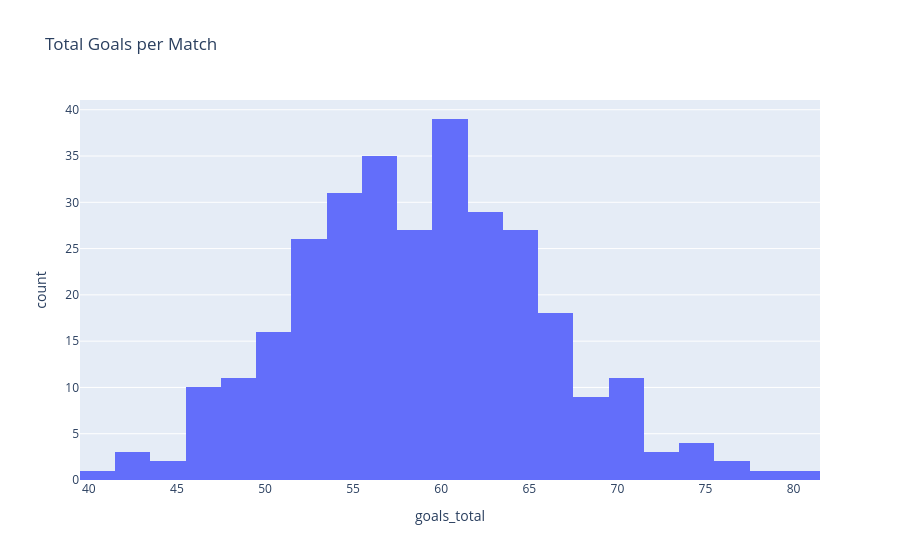

Notebook code for this chart:
### Code cell
# Goals distribution
px.histogram(df_fixtures, x='goals_total', nbins=30, title='Total Goals per Match')

### Figure 1 — Plotly figure (JSON) as saved in the notebook; plotly's stock layout.template omitted (floating-point values rounded to 4 significant figures; data arrays with more than 128 entries replaced by an {"elided": "..."} marker saying what was removed)
{"data": [{"bingroup": "x", "hovertemplate": "goals_total=%{x}<br>count=%{y}<extra></extra>", "legendgroup": "", "marker": {"color": "#636efa", "pattern": {"shape": ""}}, "name": "", "nbinsx": 30, "orientation": "v", "showlegend": false, "type": "histogram", "x": {"elided": "306 int values"}, "xaxis": "x", "yaxis": "y"}], "layout": {"barmode": "relative", "legend": {"tracegroupgap": 0}, "title": {"text": "Total Goals per Match"}, "xaxis": {"anchor": "y", "domain": [0, 1], "title": {"text": "goals_total"}}, "yaxis": {"anchor": "x", "domain": [0, 1], "title": {"text": "count"}}}}
